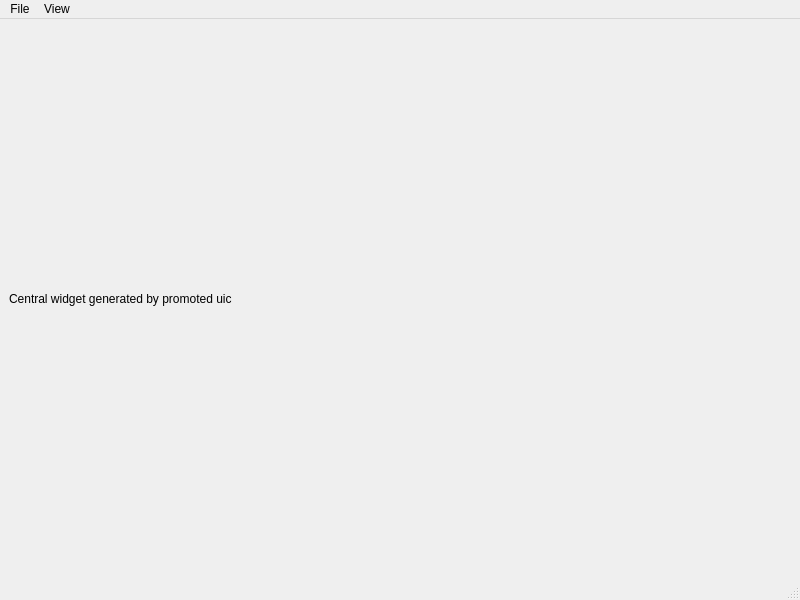
<?xml version="1.0" encoding="UTF-8"?>
<ui version="4.0">
 <class>DesignerPromotedMainWindow</class>
 <widget class="Fluent::FluentMainWindow" name="DesignerPromotedMainWindow">
  <property name="geometry">
   <rect>
    <x>0</x>
    <y>0</y>
    <width>800</width>
    <height>600</height>
   </rect>
  </property>
  <property name="windowTitle">
   <string>Designer Promoted MainWindow</string>
  </property>
  <widget class="QWidget" name="centralwidget">
   <layout class="QVBoxLayout" name="verticalLayout">
    <item>
     <widget class="QLabel" name="label">
      <property name="text">
       <string>Central widget generated by promoted uic</string>
      </property>
     </widget>
    </item>
   </layout>
  </widget>
  <widget class="Fluent::FluentMenuBar" name="menubar">
   <property name="geometry">
    <rect>
     <x>0</x>
     <y>0</y>
     <width>800</width>
     <height>22</height>
    </rect>
   </property>
   <widget class="Fluent::FluentMenu" name="menuFile">
    <property name="title">
     <string>File</string>
    </property>
    <addaction name="actionOpen"/>
    <addaction name="actionSave"/>
    <addaction name="separator"/>
    <addaction name="actionExit"/>
   </widget>
   <widget class="Fluent::FluentMenu" name="menuView">
    <property name="title">
     <string>View</string>
    </property>
   </widget>
   <addaction name="menuFile"/>
   <addaction name="menuView"/>
  </widget>
  <widget class="QStatusBar" name="statusbar"/>
  <action name="actionOpen">
   <property name="text">
    <string>Open</string>
   </property>
  </action>
  <action name="actionSave">
   <property name="text">
    <string>Save</string>
   </property>
  </action>
  <action name="separator">
   <property name="separator">
    <bool>true</bool>
   </property>
  </action>
  <action name="actionExit">
   <property name="text">
    <string>Exit</string>
   </property>
  </action>
 </widget>
 <customwidgets>
  <customwidget>
   <class>Fluent::FluentMainWindow</class>
   <extends>QMainWindow</extends>
   <header>Fluent/FluentMainWindow.h</header>
  </customwidget>
  <customwidget>
   <class>Fluent::FluentMenuBar</class>
   <extends>QMenuBar</extends>
   <header>Fluent/FluentMenuBar.h</header>
  </customwidget>
  <customwidget>
   <class>Fluent::FluentMenu</class>
   <extends>QMenu</extends>
   <header>Fluent/FluentMenu.h</header>
  </customwidget>
 </customwidgets>
 <resources/>
 <connections/>
</ui>
